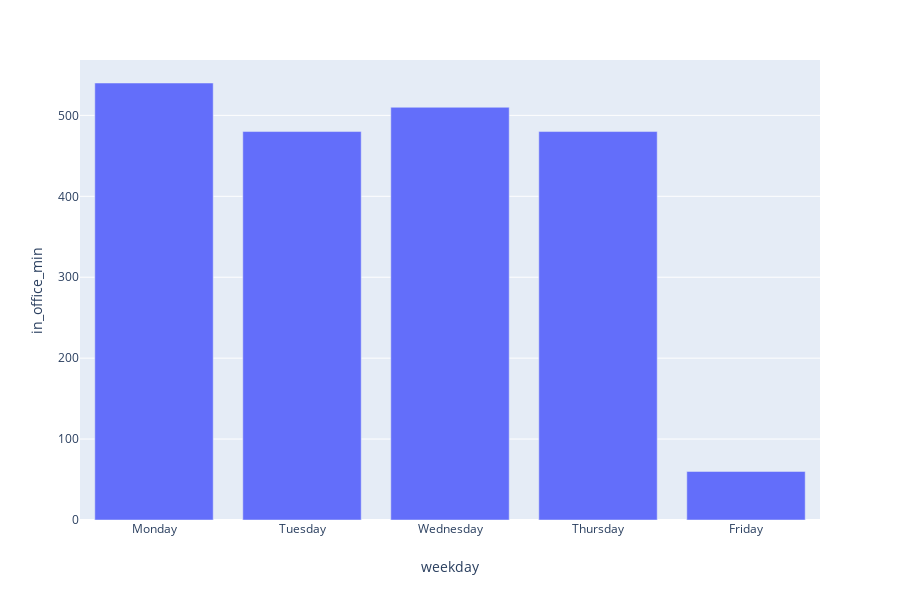

The notebook cell this image was saved under:
### Code cell
px.bar(df, x='weekday', y='in_office_min')

### Figure 1 — Plotly figure (JSON) as saved in the notebook; plotly's stock layout.template omitted (floating-point values rounded to 4 significant figures)
{"data": [{"alignmentgroup": "True", "hoverlabel": {"namelength": 0}, "hovertemplate": "weekday=%{x}<br>in_office_min=%{y}", "legendgroup": "", "marker": {"color": "#636efa"}, "name": "", "offsetgroup": "", "orientation": "v", "showlegend": false, "textposition": "auto", "type": "bar", "uid": "55b69d74-7d34-4882-ae4c-ab6546f7e055", "x": ["Monday", "Tuesday", "Wednesday", "Thursday", "Friday"], "xaxis": "x", "y": [540, 480, 510, 480, 60], "yaxis": "y"}], "layout": {"barmode": "relative", "grid": {"xaxes": ["x"], "xgap": 0.1, "xside": "bottom", "yaxes": ["y"], "ygap": 0.1, "yside": "left"}, "height": 600, "legend": {"tracegroupgap": 0}, "margin": {"t": 60}, "xaxis": {"title": {"text": "weekday"}}, "yaxis": {"title": {"text": "in_office_min"}}}}
